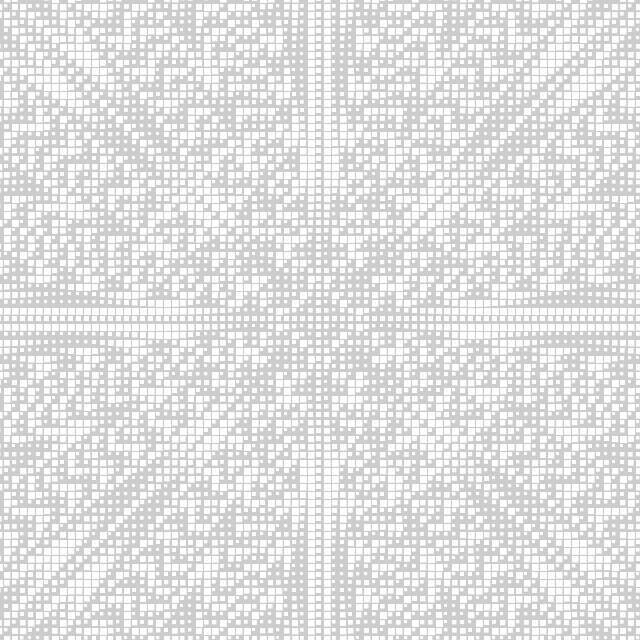
Frame 1 (no input)
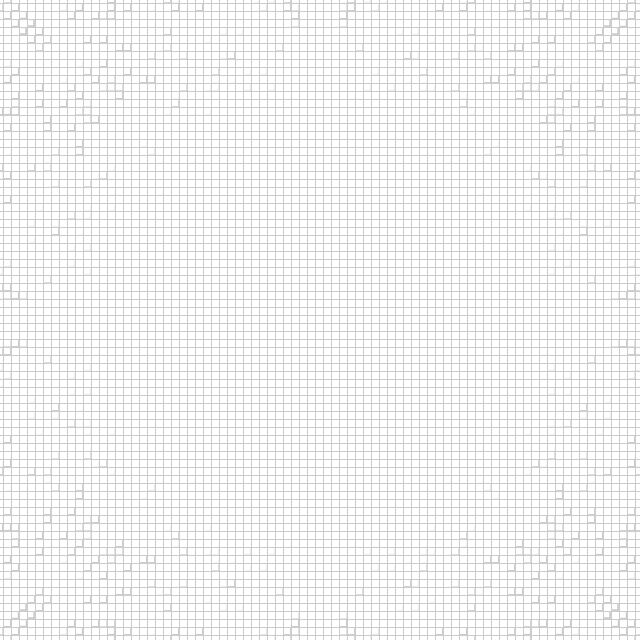
Frame 60 (the mouse pressed at the canvas centre just before this capture)
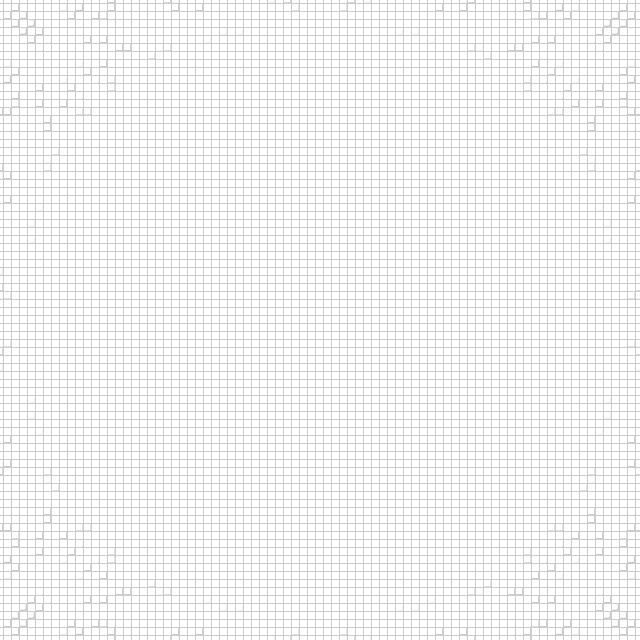
Frame 120 (the mouse held since frame 60 and released just before this capture)

The Processing sketch that drew these frames (run headless with seeded random() and noise(); from frame 60 on, the mouse is pressed at the canvas centre):

// Processing sketch: day256
// ── day256.pde
float t;
void setup() {
  size(640, 640);
  noStroke();
}
void draw() {
  clear();
  for (int x, y, w=x=640; x>=0; x-=8)
    for (y=w; y>=0; y-=8) {
      square(x-4, y-4, map(sin(3*PI*dist(x, y, w/2, w/2)*cos(t/w*4)+t), -1, 1, 3, 7));
    }
  t+=PI/30;
}
